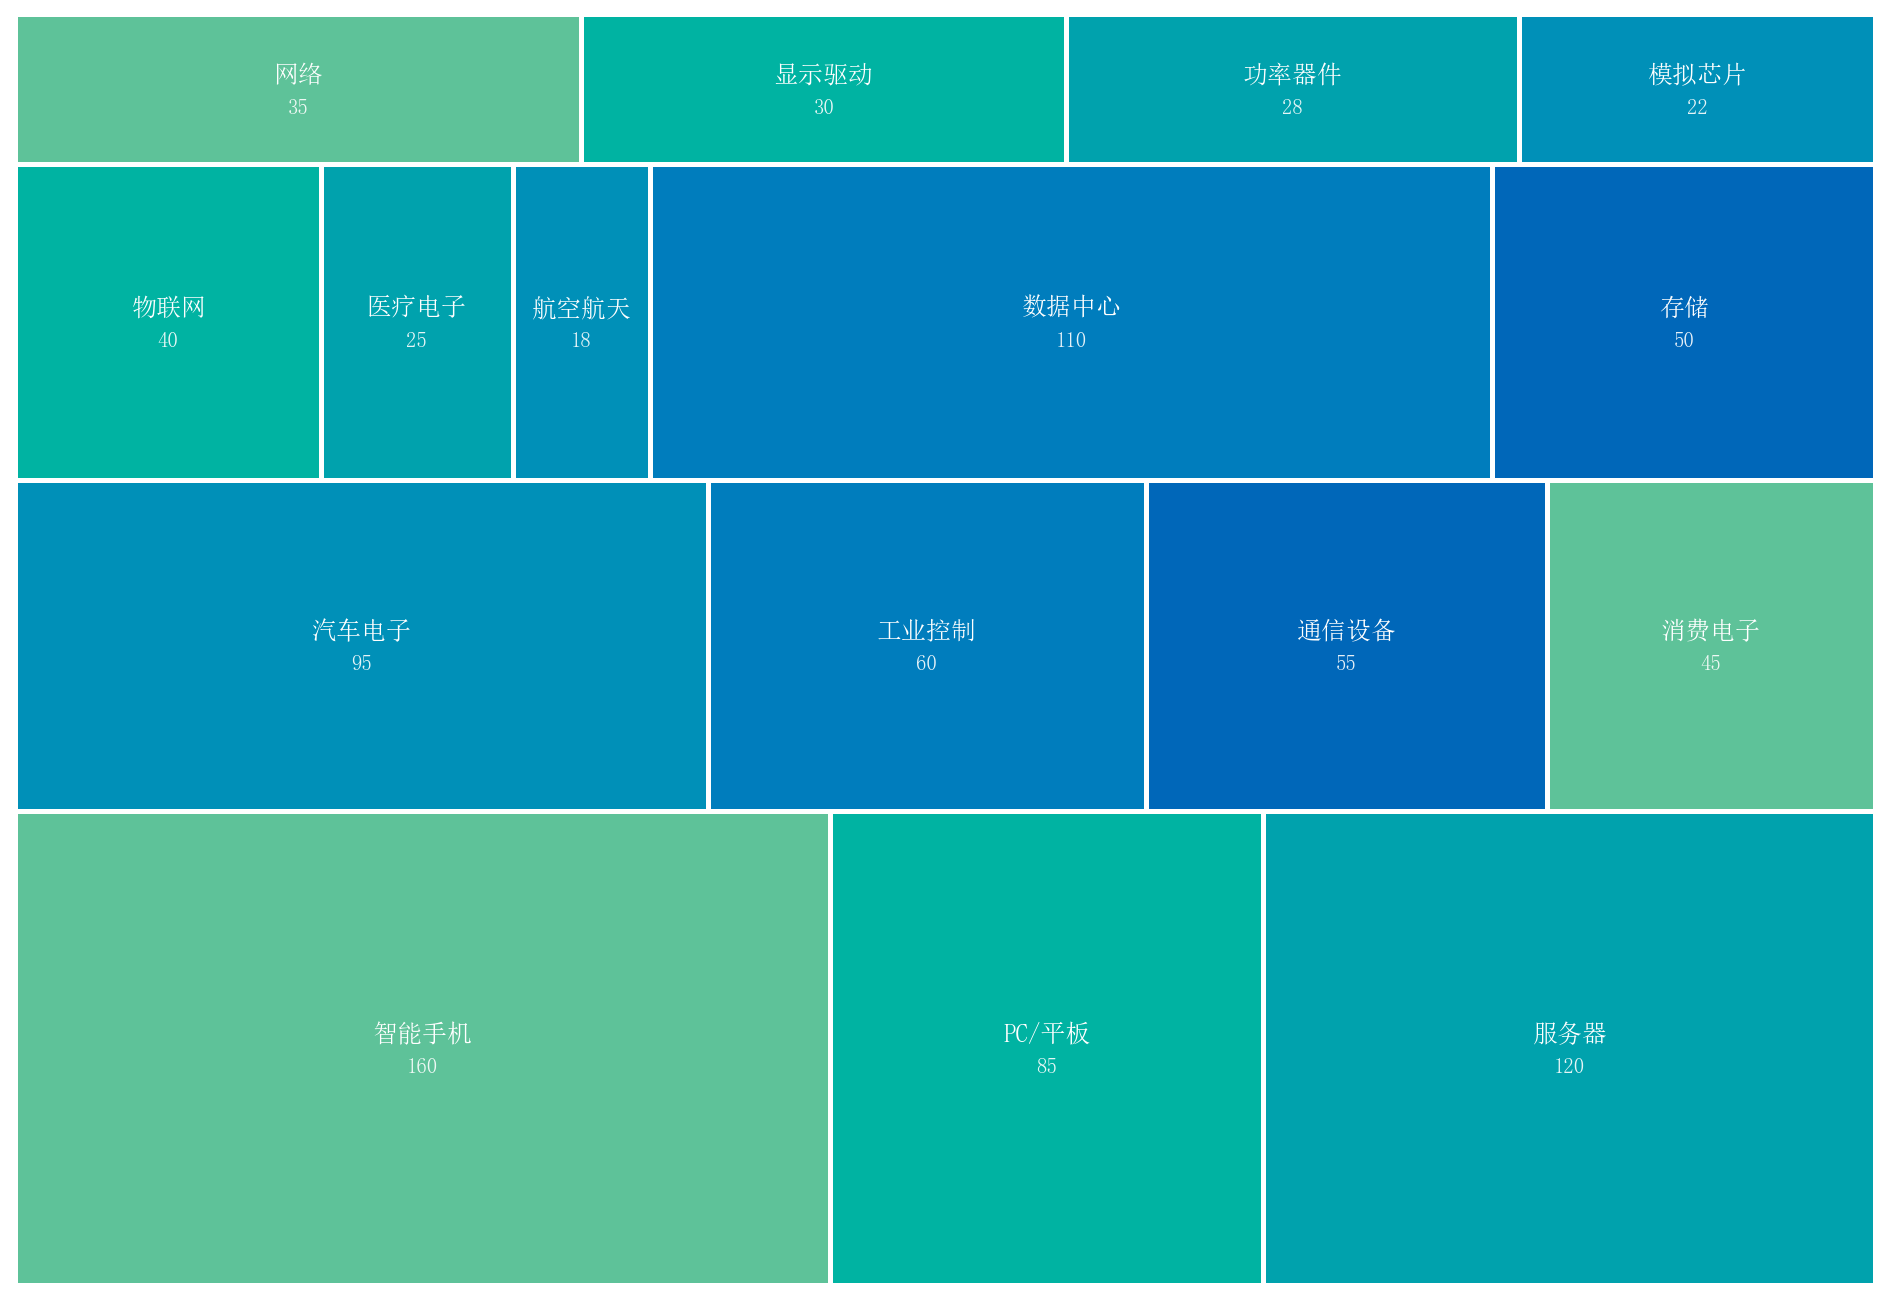

Recreate this plot in Python.
"""
32_treemap.py — 矩形树图

展示 plot_treemap()：全球半导体市场按应用领域与细分市场的
营收占比（十亿美元，2025 年估算）。矩形面积编码占比，
squarify 算法保证接近正方形的高效布局。
"""

import numpy as np
import sciplot as sp

# ── 数据 ──────────────────────────────────────────────────────
segments = [
    "智能手机", "PC/平板", "服务器", "汽车电子", "工业控制",
    "通信设备", "消费电子", "物联网", "医疗电子", "航空航天",
    "数据中心", "存储", "网络", "显示驱动", "功率器件", "模拟芯片",
]
revenue = np.array([
    160, 85, 120, 95, 60,
    55, 45, 40, 25, 18,
    110, 50, 35, 30, 28, 22,
], dtype=float)

# ── 绘图 ──────────────────────────────────────────────────────
sp.setup_style("presentation", "forest", lang="zh")

fig, ax = sp.plot_treemap(
    segments,
    revenue,
    fmt=".0f",
    min_font=6.0,
    max_font=15.0,
)

# ── 保存 ──────────────────────────────────────────────────────
sp.save(fig, "showcase/32_treemap", formats=("png",), dpi=300)
